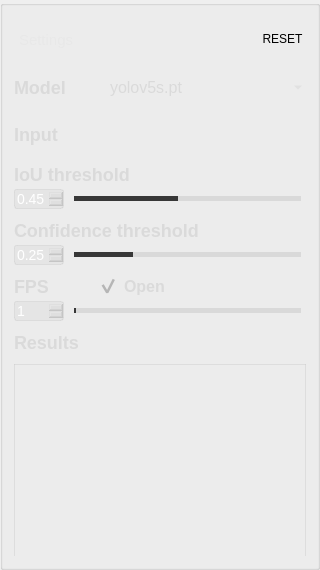
          <widget class="QGroupBox" name="groupBox_8">
           <property name="minimumSize">
            <size>
             <width>320</width>
             <height>0</height>
            </size>
           </property>
           <property name="maximumSize">
            <size>
             <width>320</width>
             <height>16777215</height>
            </size>
           </property>
           <property name="styleSheet">
            <string notr="true">#groupBox_8{
background-color: rgba(75, 75, 75, 200);
border: 0px solid #42adff;
border-radius:0px;}
</string>
           </property>
           <property name="title">
            <string/>
           </property>
           <layout class="QVBoxLayout" name="verticalLayout_8">
            <property name="spacing">
             <number>11</number>
            </property>
            <item>
             <widget class="QGroupBox" name="groupBox_2">
              <property name="minimumSize">
               <size>
                <width>0</width>
                <height>42</height>
               </size>
              </property>
              <property name="maximumSize">
               <size>
                <width>16777215</width>
                <height>42</height>
               </size>
              </property>
              <property name="styleSheet">
               <string notr="true">#groupBox_2{
border: 0px solid #42adff;
border-radius:0px;}</string>
              </property>
              <property name="title">
               <string/>
              </property>
              <layout class="QHBoxLayout" name="horizontalLayout_35">
               <property name="leftMargin">
                <number>2</number>
               </property>
               <property name="topMargin">
                <number>0</number>
               </property>
               <property name="rightMargin">
                <number>0</number>
               </property>
               <property name="bottomMargin">
                <number>0</number>
               </property>
               <item>
                <widget class="QLabel" name="label_27">
                 <property name="minimumSize">
                  <size>
                   <width>0</width>
                   <height>0</height>
                  </size>
                 </property>
                 <property name="maximumSize">
                  <size>
                   <width>16777215</width>
                   <height>40</height>
                  </size>
                 </property>
                 <property name="styleSheet">
                  <string notr="true">QLabel{
	font-family: &quot;DejaVu Sans Mono&quot;;
	font-size: 15px;
	color: #e8e8e8;}</string>
                 </property>
                 <property name="text">
                  <string>Settings</string>
                 </property>
                </widget>
               </item>
               <item>
                <spacer name="horizontalSpacer_13">
                 <property name="orientation">
                  <enum>Qt::Horizontal</enum>
                 </property>
                 <property name="sizeHint" stdset="0">
                  <size>
                   <width>40</width>
                   <height>20</height>
                  </size>
                 </property>
                </spacer>
               </item>
               <item>
                <widget class="QPushButton" name="pushButton">
                 <property name="styleSheet">
                  <string notr="true">QPushButton {
border-style: solid;
border-width: 0px;
border-radius: 0px;
background-color: rgba(223, 223, 223, 0);
}
QPushButton::focus{outline: none;}
QPushButton::hover {
border-style: solid;
border-width: 0px;
border-radius: 0px;
background-color: rgba(223, 223, 223, 150);}</string>
                 </property>
                 <property name="text">
                  <string>RESET</string>
                 </property>
                </widget>
               </item>
              </layout>
             </widget>
            </item>
            <item>
             <layout class="QHBoxLayout" name="horizontalLayout_2">
              <item>
               <widget class="QLabel" name="label_3">
                <property name="minimumSize">
                 <size>
                  <width>0</width>
                  <height>35</height>
                 </size>
                </property>
                <property name="maximumSize">
                 <size>
                  <width>80</width>
                  <height>16777215</height>
                 </size>
                </property>
                <property name="styleSheet">
                 <string notr="true">QLabel
{
	font-size: 18px;
	font-family: &quot;Microsoft YaHei&quot;;
	font-weight: bold;
 		border-radius:9px;
		background:rgba(66, 195, 255, 0);
color: rgb(218, 218, 218);
}
</string>
                </property>
                <property name="text">
                 <string>Model</string>
                </property>
               </widget>
              </item>
              <item>
               <widget class="QComboBox" name="ComboBox_weight">
                <property name="minimumSize">
                 <size>
                  <width>0</width>
                  <height>35</height>
                 </size>
                </property>
                <property name="styleSheet">
                 <string notr="true">QComboBox QAbstractItemView {
font-family: &quot;Microsoft YaHei&quot;;
font-size: 16px;
background:rgba(200, 200, 200,150);
selection-background-color: rgba(200, 200, 200,50);
color: rgb(218, 218, 218);
outline:none;
border:none;}
QComboBox{
font-family: &quot;Microsoft YaHei&quot;;
font-size: 16px;
color: rgb(218, 218, 218);
border-width:0px;
border-color:white;
border-style:solid;
background-color: rgba(200, 200, 200,0);}

QComboBox::drop-down {
margin-top:8;
height:20;
background:rgba(255,255,255,0);
border-image: url(:/img/icon/下拉_白色.png);
}
</string>
                </property>
                <item>
                 <property name="text">
                  <string>yolov5s.pt</string>
                 </property>
                </item>
                <item>
                 <property name="text">
                  <string>yolov5m.pt</string>
                 </property>
                </item>
                <item>
                 <property name="text">
                  <string>yolov5l.pt</string>
                 </property>
                </item>
                <item>
                 <property name="text">
                  <string>yolov5x.pt</string>
                 </property>
                </item>
               </widget>
              </item>
             </layout>
            </item>
            <item>
             <layout class="QHBoxLayout" name="horizontalLayout_9">
              <item>
               <widget class="QLabel" name="label_10">
                <property name="maximumSize">
                 <size>
                  <width>80</width>
                  <height>16777215</height>
                 </size>
                </property>
                <property name="styleSheet">
                 <string notr="true">QLabel
{
	font-size: 18px;
	font-family: &quot;Microsoft YaHei&quot;;
	font-weight: bold;
 		border-radius:9px;
		background:rgba(66, 195, 255, 0);
color: rgb(218, 218, 218);
}
</string>
                </property>
                <property name="text">
                 <string>Input</string>
                </property>
               </widget>
              </item>
              <item>
               <layout class="QHBoxLayout" name="horizontalLayout_11">
                <item>
                 <widget class="QGroupBox" name="groupBox_5">
                  <property name="styleSheet">
                   <string notr="true">#groupBox_5{
background-color: rgba(48,148,243,0);
border: 0px solid #42adff;
border-left: 0px solid #d9d9d9;
border-right: 0px solid rgba(29, 83, 185, 255);
border-radius:0px;}</string>
                  </property>
                  <property name="title">
                   <string/>
                  </property>
                  <layout class="QHBoxLayout" name="horizontalLayout_8">
                   <property name="leftMargin">
                    <number>0</number>
                   </property>
                   <property name="topMargin">
                    <number>0</number>
                   </property>
                   <property name="rightMargin">
                    <number>0</number>
                   </property>
                   <property name="bottomMargin">
                    <number>0</number>
                   </property>
                   <item>
                    <widget class="QPushButton" name="fileButton">
                     <property name="minimumSize">
                      <size>
                       <width>55</width>
                       <height>28</height>
                      </size>
                     </property>
                     <property name="maximumSize">
                      <size>
                       <width>16777215</width>
                       <height>28</height>
                      </size>
                     </property>
                     <property name="toolTip">
                      <string>文件</string>
                     </property>
                     <property name="styleSheet">
                      <string notr="true">QPushButton{font-family: &quot;Microsoft YaHei&quot;;
font-size: 14px;
font-weight: bold;
color:white;
text-align: center center;
padding-left: 5px;
padding-right: 5px;
padding-top: 4px;
padding-bottom: 4px;
border-style: solid;
border-width: 0px;
border-color: rgba(255, 255, 255, 255);
border-radius: 3px;
background-color: rgba(200, 200, 200,0);}

QPushButton:focus{outline: none;}

QPushButton::pressed{font-family: &quot;Microsoft YaHei&quot;;
                     font-size: 14px;
                     font-weight: bold;
                     color:rgb(200,200,200);
                     text-align: center center;
                     padding-left: 5px;
                     padding-right: 5px;
                     padding-top: 4px;
                     padding-bottom: 4px;
                     border-style: solid;
                     border-width: 0px;
                     border-color: rgba(255, 255, 255, 255);
                     border-radius: 3px;
                     background-color:  #bf513b;}

QPushButton::disabled{font-family: &quot;Microsoft YaHei&quot;;
                     font-size: 14px;
                     font-weight: bold;
                     color:rgb(200,200,200);
                     text-align: center center;
                     padding-left: 5px;
                     padding-right: 5px;
                     padding-top: 4px;
                     padding-bottom: 4px;
                     border-style: solid;
                     border-width: 0px;
                     border-color: rgba(255, 255, 255, 255);
                     border-radius: 3px;
                     background-color:  #bf513b;}
QPushButton::hover {
border-style: solid;
border-width: 0px;
border-radius: 0px;
background-color: rgba(48,148,243,80);}</string>
                     </property>
                     <property name="text">
                      <string/>
                     </property>
                     <property name="icon">
                      <iconset resource="C:/Users/xuzha/Downloads/PyQt5-YOLOv5-3.0/PyQt5-YOLOv5-3.0/apprcc.qrc">
                       <normaloff>:/img/icon/打开.png</normaloff>:/img/icon/打开.png</iconset>
                     </property>
                    </widget>
                   </item>
                   <item>
                    <widget class="QPushButton" name="cameraButton">
                     <property name="minimumSize">
                      <size>
                       <width>55</width>
                       <height>28</height>
                      </size>
                     </property>
                     <property name="maximumSize">
                      <size>
                       <width>16777215</width>
                       <height>28</height>
                      </size>
                     </property>
                     <property name="toolTip">
                      <string>相机</string>
                     </property>
                     <property name="styleSheet">
                      <string notr="true">QPushButton{font-family: &quot;Microsoft YaHei&quot;;
font-size: 14px;
font-weight: bold;
color:white;
text-align: center center;
padding-left: 5px;
padding-right: 5px;
padding-top: 4px;
padding-bottom: 4px;
border-style: solid;
border-width: 0px;
border-color: rgba(255, 255, 255, 255);
border-radius: 3px;
background-color: rgba(48,148,243,0);}

QPushButton:focus{outline: none;}

QPushButton::pressed{font-family: &quot;Microsoft YaHei&quot;;
                     font-size: 14px;
                     font-weight: bold;
                     color:rgb(200,200,200);
                     text-align: center center;
                     padding-left: 5px;
                     padding-right: 5px;
                     padding-top: 4px;
                     padding-bottom: 4px;
                     border-style: solid;
                     border-width: 0px;
                     border-color: rgba(255, 255, 255, 255);
                     border-radius: 3px;
                     background-color:  #bf513b;}

QPushButton::disabled{font-family: &quot;Microsoft YaHei&quot;;
                     font-size: 14px;
                     font-weight: bold;
                     color:rgb(200,200,200);
                     text-align: center center;
                     padding-left: 5px;
                     padding-right: 5px;
                     padding-top: 4px;
                     padding-bottom: 4px;
                     border-style: solid;
                     border-width: 0px;
                     border-color: rgba(255, 255, 255, 255);
                     border-radius: 3px;
                     background-color:  #bf513b;}
QPushButton::hover {
border-style: solid;
border-width: 0px;
border-radius: 0px;
background-color: rgba(48,148,243,80);}</string>
                     </property>
                     <property name="text">
                      <string/>
                     </property>
                     <property name="icon">
                      <iconset resource="C:/Users/xuzha/Downloads/PyQt5-YOLOv5-3.0/PyQt5-YOLOv5-3.0/apprcc.qrc">
                       <normaloff>:/img/icon/摄像头开.png</normaloff>:/img/icon/摄像头开.png</iconset>
                     </property>
                    </widget>
                   </item>
                   <item>
                    <widget class="QPushButton" name="rtspButton">
                     <property name="minimumSize">
                      <size>
                       <width>55</width>
                       <height>28</height>
                      </size>
                     </property>
                     <property name="maximumSize">
                      <size>
                       <width>16777215</width>
                       <height>28</height>
                      </size>
                     </property>
                     <property name="toolTip">
                      <string>rtsp</string>
                     </property>
                     <property name="styleSheet">
                      <string notr="true">QPushButton{font-family: &quot;Microsoft YaHei&quot;;
font-size: 14px;
font-weight: bold;
color:white;
text-align: center center;
padding-left: 5px;
padding-right: 5px;
padding-top: 4px;
padding-bottom: 4px;
border-style: solid;
border-width: 0px;
border-color: rgba(255, 255, 255, 255);
border-radius: 3px;
background-color: rgba(48,148,243,0);}

QPushButton:focus{outline: none;}

QPushButton::pressed{font-family: &quot;Microsoft YaHei&quot;;
                     font-size: 14px;
                     font-weight: bold;
                     color:rgb(200,200,200);
                     text-align: center center;
                     padding-left: 5px;
                     padding-right: 5px;
                     padding-top: 4px;
                     padding-bottom: 4px;
                     border-style: solid;
                     border-width: 0px;
                     border-color: rgba(255, 255, 255, 255);
                     border-radius: 3px;
                     background-color:  #bf513b;}

QPushButton::disabled{font-family: &quot;Microsoft YaHei&quot;;
                     font-size: 14px;
                     font-weight: bold;
                     color:rgb(200,200,200);
                     text-align: center center;
                     padding-left: 5px;
                     padding-right: 5px;
                     padding-top: 4px;
                     padding-bottom: 4px;
                     border-style: solid;
                     border-width: 0px;
                     border-color: rgba(255, 255, 255, 255);
                     border-radius: 3px;
                     background-color:  #bf513b;}
QPushButton::hover {
border-style: solid;
border-width: 0px;
border-radius: 0px;
background-color: rgba(48,148,243,80);}</string>
                     </property>
                     <property name="text">
                      <string/>
                     </property>
                     <property name="icon">
                      <iconset resource="C:/Users/xuzha/Downloads/PyQt5-YOLOv5-3.0/PyQt5-YOLOv5-3.0/apprcc.qrc">
                       <normaloff>:/img/icon/实时视频流解析.png</normaloff>:/img/icon/实时视频流解析.png</iconset>
                     </property>
                    </widget>
                   </item>
                  </layout>
                 </widget>
                </item>
               </layout>
              </item>
             </layout>
            </item>
            <item>
             <layout class="QVBoxLayout" name="verticalLayout_3">
              <property name="spacing">
               <number>4</number>
              </property>
              <item>
               <widget class="QLabel" name="label_2">
                <property name="styleSheet">
                 <string notr="true">QLabel
{
	font-size: 18px;
	font-family: &quot;Microsoft YaHei&quot;;
	font-weight: bold;
 		border-radius:9px;
		background:rgba(66, 195, 255, 0);
color: rgb(218, 218, 218);
}
</string>
                </property>
                <property name="text">
                 <string>IoU threshold</string>
                </property>
               </widget>
              </item>
              <item>
               <layout class="QHBoxLayout" name="horizontalLayout_4">
                <property name="spacing">
                 <number>5</number>
                </property>
                <item>
                 <widget class="QDoubleSpinBox" name="iouSpinBox">
                  <property name="minimumSize">
                   <size>
                    <width>50</width>
                    <height>0</height>
                   </size>
                  </property>
                  <property name="maximumSize">
                   <size>
                    <width>50</width>
                    <height>16777215</height>
                   </size>
                  </property>
                  <property name="styleSheet">
                   <string notr="true">QDoubleSpinBox{
background:rgba(200, 200, 200,50);
color:white;
font-size: 14px;
font-family: &quot;Microsoft YaHei UI&quot;;
border-style: solid;
border-width: 1px;
border-color: rgba(200, 200, 200,100);
border-radius: 3px;}

QDoubleSpinBox::down-button{
background:rgba(200, 200, 200,0);
border-image: url(:/img/icon/箭头_列表展开.png);}
QDoubleSpinBox::down-button::hover{
background:rgba(200, 200, 200,100);
border-image: url(:/img/icon/箭头_列表展开.png);}

QDoubleSpinBox::up-button{
background:rgba(200, 200, 200,0);
border-image: url(:/img/icon/箭头_列表收起.png);}
QDoubleSpinBox::up-button::hover{
background:rgba(200, 200, 200,100);
border-image: url(:/img/icon/箭头_列表收起.png);}
</string>
                  </property>
                  <property name="maximum">
                   <double>1.000000000000000</double>
                  </property>
                  <property name="singleStep">
                   <double>0.010000000000000</double>
                  </property>
                  <property name="value">
                   <double>0.450000000000000</double>
                  </property>
                 </widget>
                </item>
                <item>
                 <widget class="QSlider" name="iouSlider">
                  <property name="styleSheet">
                   <string notr="true">QSlider{
border-color: #bcbcbc;
color:#d9d9d9;
}
QSlider::groove:horizontal {                                
     border: 1px solid #999999;                             
     height: 3px;                                           
    margin: 0px 0;                                         
     left: 5px; right: 5px; 
 }
QSlider::handle:horizontal {                               
     border: 0px ; 
     border-image: url(:/img/icon/圆.png);
	 width:15px;
     margin: -7px -7px -7px -7px;                  
} 
QSlider::add-page:horizontal{
background: qlineargradient(spread:pad, x1:0, y1:1, x2:0, y2:0, stop:0 #d9d9d9, stop:0.25 #d9d9d9, stop:0.5 #d9d9d9, stop:1 #d9d9d9); 

}
QSlider::sub-page:horizontal{                               
 background: qlineargradient(spread:pad, x1:0, y1:1, x2:0, y2:0, stop:0 #373737, stop:0.25 #373737, stop:0.5 #373737, stop:1 #373737);                     
}</string>
                  </property>
                  <property name="maximum">
                   <number>100</number>
                  </property>
                  <property name="value">
                   <number>45</number>
                  </property>
                  <property name="orientation">
                   <enum>Qt::Horizontal</enum>
                  </property>
                 </widget>
                </item>
               </layout>
              </item>
             </layout>
            </item>
            <item>
             <layout class="QVBoxLayout" name="verticalLayout">
              <property name="spacing">
               <number>4</number>
              </property>
              <item>
               <widget class="QLabel" name="label">
                <property name="styleSheet">
                 <string notr="true">QLabel
{
	font-size: 18px;
	font-family: &quot;Microsoft YaHei&quot;;
	font-weight: bold;
 		border-radius:9px;
		background:rgba(66, 195, 255, 0);
color: rgb(218, 218, 218);
}
</string>
                </property>
                <property name="text">
                 <string>Confidence threshold</string>
                </property>
               </widget>
              </item>
              <item>
               <layout class="QHBoxLayout" name="horizontalLayout_3">
                <property name="spacing">
                 <number>5</number>
                </property>
                <item>
                 <widget class="QDoubleSpinBox" name="confSpinBox">
                  <property name="minimumSize">
                   <size>
                    <width>50</width>
                    <height>0</height>
                   </size>
                  </property>
                  <property name="maximumSize">
                   <size>
                    <width>50</width>
                    <height>16777215</height>
                   </size>
                  </property>
                  <property name="focusPolicy">
                   <enum>Qt::ClickFocus</enum>
                  </property>
                  <property name="styleSheet">
                   <string notr="true">QDoubleSpinBox{
background:rgba(200, 200, 200,50);
color:white;
font-size: 14px;
font-family: &quot;Microsoft YaHei UI&quot;;
border-style: solid;
border-width: 1px;
border-color: rgba(200, 200, 200,100);
border-radius: 3px;}

QDoubleSpinBox::down-button{
background:rgba(200, 200, 200,0);
border-image: url(:/img/icon/箭头_列表展开.png);}
QDoubleSpinBox::down-button::hover{
background:rgba(200, 200, 200,100);
border-image: url(:/img/icon/箭头_列表展开.png);}

QDoubleSpinBox::up-button{
background:rgba(200, 200, 200,0);
border-image: url(:/img/icon/箭头_列表收起.png);}
QDoubleSpinBox::up-button::hover{
background:rgba(200, 200, 200,100);
border-image: url(:/img/icon/箭头_列表收起.png);}
</string>
                  </property>
                  <property name="maximum">
                   <double>1.000000000000000</double>
                  </property>
                  <property name="singleStep">
                   <double>0.010000000000000</double>
                  </property>
                  <property name="value">
                   <double>0.250000000000000</double>
                  </property>
                 </widget>
                </item>
                <item>
                 <widget class="QSlider" name="confSlider">
                  <property name="styleSheet">
                   <string notr="true">QSlider{
border-color: #bcbcbc;
color:#d9d9d9;
}
QSlider::groove:horizontal {                                
     border: 1px solid #999999;                             
     height: 3px;                                           
    margin: 0px 0;                                         
     left: 5px; right: 5px; 
 }
QSlider::handle:horizontal {                               
     border: 0px ; 
     border-image: url(:/img/icon/圆.png);
	 width:15px;
     margin: -7px -7px -7px -7px;                  
} 
QSlider::add-page:horizontal{
background: qlineargradient(spread:pad, x1:0, y1:1, x2:0, y2:0, stop:0 #d9d9d9, stop:0.25 #d9d9d9, stop:0.5 #d9d9d9, stop:1 #d9d9d9); 

}
QSlider::sub-page:horizontal{                               
 background: qlineargradient(spread:pad, x1:0, y1:1, x2:0, y2:0, stop:0 #373737, stop:0.25 #373737, stop:0.5 #373737, stop:1 #373737);                     
}</string>
                  </property>
                  <property name="maximum">
                   <number>100</number>
                  </property>
                  <property name="value">
                   <number>25</number>
                  </property>
                  <property name="orientation">
                   <enum>Qt::Horizontal</enum>
                  </property>
                  <property name="tickPosition">
                   <enum>QSlider::NoTicks</enum>
                  </property>
                 </widget>
                </item>
               </layout>
              </item>
             </layout>
            </item>
            <item>
             <layout class="QVBoxLayout" name="verticalLayout_5">
              <property name="spacing">
               <number>4</number>
              </property>
              <item>
               <layout class="QHBoxLayout" name="horizontalLayout_14">
                <item>
                 <widget class="QLabel" name="label_8">
                  <property name="maximumSize">
                   <size>
                    <width>80</width>
                    <height>16777215</height>
                   </size>
                  </property>
                  <property name="styleSheet">
                   <string notr="true">QLabel
{
	font-size: 18px;
	font-family: &quot;Microsoft YaHei&quot;;
	font-weight: bold;
 		border-radius:9px;
		background:rgba(66, 195, 255, 0);
color: rgb(218, 218, 218);
}
</string>
                  </property>
                  <property name="text">
                   <string>FPS</string>
                  </property>
                 </widget>
                </item>
                <item>
                 <widget class="QCheckBox" name="checkBox">
                  <property name="styleSheet">
                   <string notr="true">
QCheckBox
{font-size: 16px;
	font-family: &quot;Microsoft YaHei&quot;;
	font-weight: bold;
 		border-radius:9px;
		background:rgba(66, 195, 255, 0);
color: rgb(218, 218, 218);;}

QCheckBox::indicator {
	width: 20px;
	height: 20px;
}
QCheckBox::indicator:unchecked {
    image: url(:/img/icon/button-off.png);
}

QCheckBox::indicator:checked {
    
    image: url(:/img/icon/button-on.png);
}
</string>
                  </property>
                  <property name="text">
                   <string>Open</string>
                  </property>
                  <property name="checked">
                   <bool>true</bool>
                  </property>
                 </widget>
                </item>
               </layout>
              </item>
              <item>
               <layout class="QHBoxLayout" name="horizontalLayout_13">
                <property name="spacing">
                 <number>5</number>
                </property>
                <item>
                 <widget class="QSpinBox" name="rateSpinBox">
                  <property name="minimumSize">
                   <size>
                    <width>50</width>
                    <height>0</height>
                   </size>
                  </property>
                  <property name="maximumSize">
                   <size>
                    <width>50</width>
                    <height>16777215</height>
                   </size>
                  </property>
                  <property name="focusPolicy">
                   <enum>Qt::ClickFocus</enum>
                  </property>
                  <property name="styleSheet">
                   <string notr="true">QSpinBox{
background:rgba(200, 200, 200,50);
color:white;
font-size: 14px;
font-family: &quot;Microsoft YaHei UI&quot;;
border-style: solid;
border-width: 1px;
border-color: rgba(200, 200, 200,100);
border-radius: 3px;}

QSpinBox::down-button{
background:rgba(200, 200, 200,0);
border-image: url(:/img/icon/箭头_列表展开.png);}
QDoubleSpinBox::down-button::hover{
background:rgba(200, 200, 200,100);
border-image: url(:/img/icon/箭头_列表展开.png);}

QSpinBox::up-button{
background:rgba(200, 200, 200,0);
border-image: url(:/img/icon/箭头_列表收起.png);}
QSpinBox::up-button::hover{
background:rgba(200, 200, 200,100);
border-image: url(:/img/icon/箭头_列表收起.png);}
</string>
                  </property>
                  <property name="minimum">
                   <number>1</number>
                  </property>
                  <property name="maximum">
                   <number>20</number>
                  </property>
                  <property name="singleStep">
                   <number>1</number>
                  </property>
                  <property name="value">
                   <number>1</number>
                  </property>
                 </widget>
                </item>
                <item>
                 <widget class="QSlider" name="rateSlider">
                  <property name="styleSheet">
                   <string notr="true">QSlider{
border-color: #bcbcbc;
color:#d9d9d9;
}
QSlider::groove:horizontal {                                
     border: 1px solid #999999;                             
     height: 3px;                                           
    margin: 0px 0;                                         
     left: 5px; right: 5px; 
 }
QSlider::handle:horizontal {                               
     border: 0px ; 
     border-image: url(:/img/icon/圆.png);
	 width:15px;
     margin: -7px -7px -7px -7px;                  
} 
QSlider::add-page:horizontal{
background: qlineargradient(spread:pad, x1:0, y1:1, x2:0, y2:0, stop:0 #d9d9d9, stop:0.25 #d9d9d9, stop:0.5 #d9d9d9, stop:1 #d9d9d9); 

}
QSlider::sub-page:horizontal{                               
 background: qlineargradient(spread:pad, x1:0, y1:1, x2:0, y2:0, stop:0 #373737, stop:0.25 #373737, stop:0.5 #373737, stop:1 #373737);                     
}</string>
                  </property>
                  <property name="minimum">
                   <number>1</number>
                  </property>
                  <property name="maximum">
                   <number>20</number>
                  </property>
                  <property name="singleStep">
                   <number>1</number>
                  </property>
                  <property name="pageStep">
                   <number>1</number>
                  </property>
                  <property name="value">
                   <number>1</number>
                  </property>
                  <property name="orientation">
                   <enum>Qt::Horizontal</enum>
                  </property>
                  <property name="tickPosition">
                   <enum>QSlider::NoTicks</enum>
                  </property>
                 </widget>
                </item>
               </layout>
              </item>
             </layout>
            </item>
            <item>
             <layout class="QVBoxLayout" name="verticalLayout_7">
              <item>
               <widget class="QLabel" name="label_11">
                <property name="styleSheet">
                 <string notr="true">QLabel
{
	font-size: 18px;
	font-family: &quot;Microsoft YaHei&quot;;
	font-weight: bold;
 		border-radius:9px;
		background:rgba(66, 195, 255, 0);
color: rgb(218, 218, 218);
}
</string>
                </property>
                <property name="text">
                 <string>Results</string>
                </property>
               </widget>
              </item>
              <item>
               <widget class="QListWidget" name="resultWidget">
                <property name="styleSheet">
                 <string notr="true">QListWidget{
background-color: rgba(12, 28, 77, 0);
border: 1px solid rgba(200, 200, 200,100);
border-bottom: 0px solid rgba(200, 200, 200,100);
border-radius:0px;
font-family: &quot;Microsoft YaHei&quot;;
font-size: 16px;
color: rgb(218, 218, 218);
}
</string>
                </property>
               </widget>
              </item>
             </layout>
            </item>
           </layout>
          </widget>
